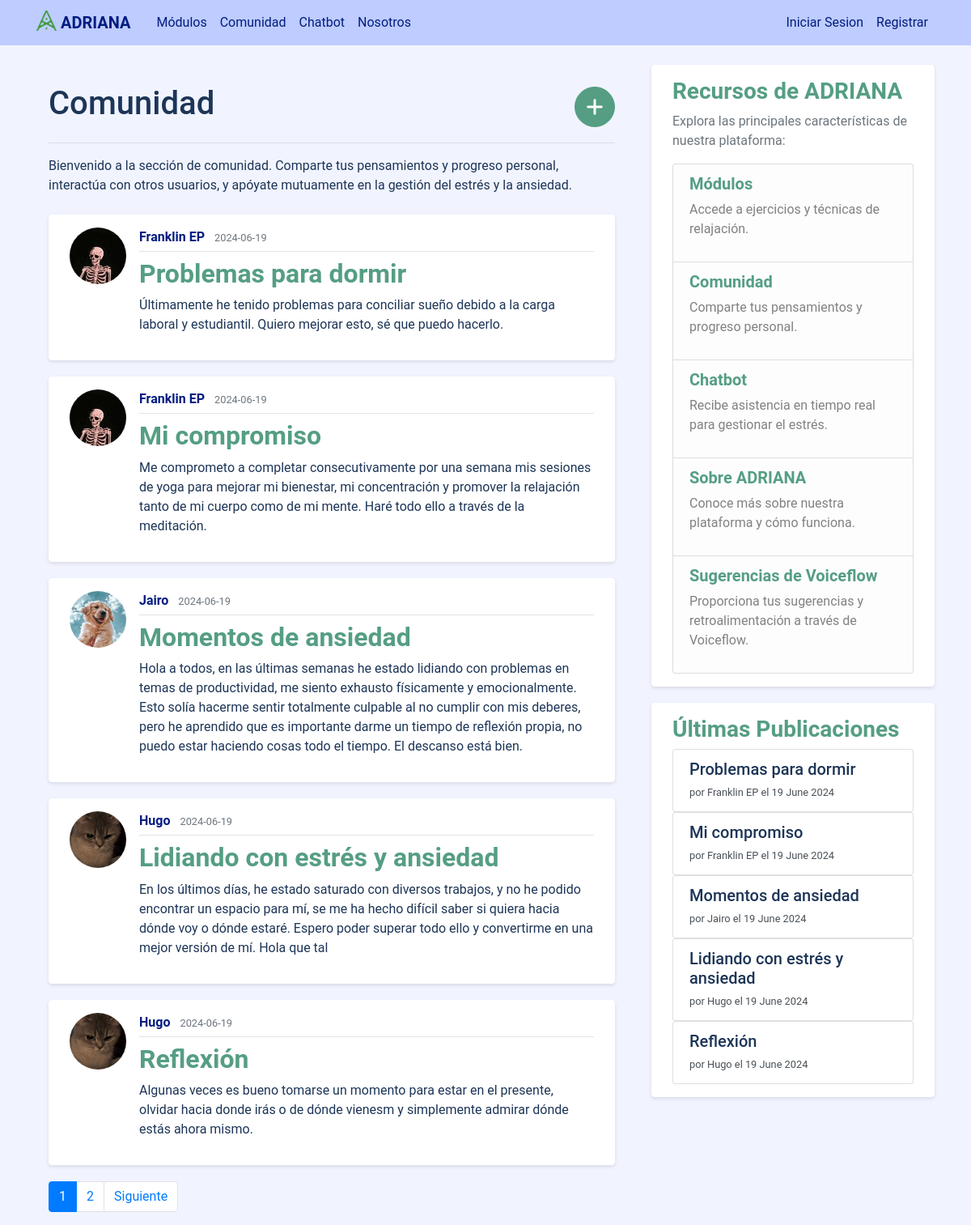
The page /home on the database its author committed.
### adriana_assistant/models.py (models this page shows, shortened)
class Post(db.Model):
    id = db.Column(db.Integer, primary_key=True)
    title = db.Column(db.String(100), nullable=False)
    date_posted = db.Column(db.DateTime, nullable=False, default=datetime.utcnow)
    content = db.Column(db.Text, nullable=False)
    user_id = db.Column(db.Integer, db.ForeignKey('user.id'), nullable=False)

class User(db.Model, UserMixin):
    id = db.Column(db.Integer, primary_key=True)
    username = db.Column(db.String(20), unique=True, nullable=False)
    email = db.Column(db.String(120), unique=True, nullable=False)
    image_file = db.Column(db.String(20), nullable=False, default='default.jpg')
    password = db.Column(db.String(60), nullable=False)
    posts = db.relationship('Post', backref='author', lazy=True)

### adriana_assistant/routes.py (the view)
@app.route("/")
@app.route("/home")
def home():
    page = request.args.get('page', 1, type=int)
    posts = Post.query.order_by(Post.date_posted.desc()).paginate(page=page, per_page=5)
    latest_posts = Post.query.order_by(Post.date_posted.desc()).limit(5).all()
    return render_template('home.html', posts=posts, latest_posts=latest_posts)

### adriana_assistant/templates/home.html (shortened to what this page needs)
{% extends "layout.html" %}
{% block content %}
<div class="container mt-4">
    <div class="d-flex justify-content-between align-items-center">
        <h1>Comunidad</h1>
        <a class="btn btn-primary btn-circle" href="{{ url_for('new_post') }}"><i class="fa-solid fa-plus" style="color:white"></i></a>
    </div>
    <hr>
    {% if posts.page == 1 %}
    <p class="mb-4">Bienvenido a la sección de comunidad. Comparte tus pensamientos y progreso personal, interactúa con otros usuarios, y apóyate mutuamente en la gestión del estrés y la ansiedad.</p>
    {% endif %}
    {% for post in posts.items %}
        <article class="media content-section">
          <img class="rounded-circle article-img" src="{{ url_for('static', filename='profile_pics/' + post.author.image_file) }}">
          <div class="media-body">
            <div class="article-metadata">
              <a class="mr-2 username" href="{{ url_for('user_posts', username=post.author.username) }}">{{ post.author.username }}</a>
              <small class="text-muted">{{ post.date_posted.strftime('%Y-%m-%d') }}</small>
            </div>
            <h2><a class="article-title" href="{{ url_for('post', post_id=post.id) }}">{{ post.title }}</a></h2>
            <p class="article-content">{{ post.content }}</p>
          </div>
        </article>
    {% endfor %}
    <nav aria-label="Paginación de publicaciones">
        <ul class="pagination">
          {% for page_num in posts.iter_pages(left_edge=1, right_edge=1, left_current=1, right_current=2) %}
            {% if page_num %}
              {% if posts.page == page_num %}
                <li class="page-item active"><a class="page-link" href="{{ url_for('home', page=page_num) }}">{{ page_num }}</a></li>
              {% else %}
                <li class="page-item"><a class="page-link" href="{{ url_for('home', page=page_num) }}">{{ page_num }}</a></li>
              {% endif %}
            {% else %}
              <li class="page-item disabled"><span class="page-link">...</span></li>
            {% endif %}
          {% endfor %}
          {% if posts.has_next %}
            <li class="page-item"><a class="page-link" href="{{ url_for('home', page=posts.next_num) }}">Siguiente</a></li>
          {% endif %}
        </ul>
    </nav>
</div>
{% endblock content %}

### adriana_assistant/templates/layout.html (shortened to what this page needs)
<!DOCTYPE html>
<html>
<head>
    <link rel="stylesheet" href="https://maxcdn.bootstrapcdn.com/bootstrap/4.0.0/css/bootstrap.min.css">
    <link rel="stylesheet" type="text/css" href="{{ url_for('static', filename='main.css') }}">
</head>
<body>
    <header class="site-header">
      <nav class="navbar navbar-expand-md navbar-dark bg-steel fixed-top">
        <div class="container">
          <a class="logo-nav navbar-brand mr-4" href="/">
            <img src="{{ url_for('static', filename='logo.png') }}" width="25" height="25" class="d-inline-block align-top" alt="Logo ADRIANA">
            <strong>ADRIANA</strong>
          </a>
          <div class="collapse navbar-collapse" id="navbarToggle">
            <div class="navbar-nav mr-auto">
                <a class="nav-item nav-link" href="{{ url_for('modules') }}">Módulos</a>
                <a class="nav-item nav-link" href="{{ url_for('home') }}">Comunidad</a>
                <a class="nav-item nav-link" href="{{ url_for('chatbot.chatbot') }}">Chatbot</a>
                <a class="nav-item nav-link" href="{{ url_for('about') }}">Nosotros</a>
            </div>
            <div class="navbar-nav">
              {% if current_user.is_authenticated %}
                <div class="nav-item dropdown">
                  <a class="nav-link dropdown-toggle" href="#" id="navbarDropdown" role="button" data-toggle="dropdown" aria-haspopup="true" aria-expanded="false">
                    <img src="{{ url_for('static', filename='profile_pics/' + current_user.image_file) }}" width="35" height="35" class="profile-img rounded-circle">
                    <strong>{{ current_user.username }}</strong>
                  </a>
                  <div class="dropdown-menu" aria-labelledby="navbarDropdown">
                    <a class="dropdown-item" href="{{ url_for('account') }}">Mi Perfil</a>
                    <div class="dropdown-divider"></div>
                    <a class="dropdown-item text-danger" href="{{ url_for('logout') }}">Cerrar Sesion</a>
                  </div>
                </div>
              {% else %}
                <a class="nav-item nav-link" href="{{ url_for('login') }}">Iniciar Sesion</a>
                <a class="nav-item nav-link" href="{{ url_for('register') }}">Registrar</a>
              {% endif %}
            </div>
          </div>
        </div>
      </nav>
    </header>
    <main role="main" class="container">
      <div class="row">
        <div class="col-md-8">
          {% block content %}{% endblock %}
        </div>
        <div class="col-md-4">
          <div class="content-section">
            <h3><strong>Recursos de ADRIANA</strong></h3>
            <p class='text-muted'>Explora las principales características de nuestra plataforma:</p>
            <ul class="list-group">
                <li class="list-group-item list-group-item-light">
                  <h5><a href="{{ url_for('modules') }}" class="highlight-link"><strong>Módulos</strong></a></h5>
                  <p>Accede a ejercicios y técnicas de relajación.</p>
                </li>
                <li class="list-group-item list-group-item-light">
                  <h5><a href="{{ url_for('home') }}" class="highlight-link"><strong>Comunidad</strong></a></h5>
                  <p>Comparte tus pensamientos y progreso personal.</p>
                </li>
                <li class="list-group-item list-group-item-light">
                  <h5><a href="{{ url_for('chatbot.chatbot') }}" class="highlight-link"><strong>Chatbot</strong></a></h5>
                  <p>Recibe asistencia en tiempo real para gestionar el estrés.</p>
                </li>
                <li class="list-group-item list-group-item-light">
                  <h5><a href="{{ url_for('about') }}" class="highlight-link"><strong>Sobre ADRIANA</strong></a></h5>
                  <p>Conoce más sobre nuestra plataforma y cómo funciona.</p>
                </li>
                <li class="list-group-item list-group-item-light">
                  <h5><a href="https://creator.voiceflow.com/prototype/664e59dbd188ab83e9a86d25" class="highlight-link" target="_blank"><strong>Sugerencias de Voiceflow</strong></a></h5>
                  <p>Proporciona tus sugerencias y retroalimentación a través de Voiceflow.</p>
                </li>
            </ul>
          </div>
          <div class="content-section mt-3">
            <h3><strong>Últimas Publicaciones</strong></h3>
            {% for post in latest_posts %}
                <div class="list-group">
                    <a href="{{ url_for('post', post_id=post.id) }}" class="list-group-item list-group-item-action">
                        <h5 class="mb-1">{{ post.title }}</h5>
                        <small>por {{ post.author.username }} el {{ post.date_posted.strftime('%d %B %Y') }}</small>
                    </a>
                </div>
            {% endfor %}
          </div>
        </div>
      </div>
    </main>
  </body>
</html>

### adriana_assistant/static/main.css (style rules this page uses)
body { background: #F1F4FF; color: #1D3557; font-family: 'Roboto', sans-serif; margin-top: 5rem; }
h1, h2, h3, h4, h5, h6 { color: #1D3557; font-weight: 500; }
.bg-steel { background-color: #BECCFF; }
.site-header .navbar-brand, .site-header .logo-nav { color: #001C81; }
.site-header .navbar-nav .nav-link { color: #001C81; }
.content-section { background: #FFFFFF; padding: 15px 25px; border: 1px solid #FFFFFF; border-radius: 4px; margin-bottom: 20px; box-shadow: 0 2px 4px rgba(0,0,0,0.1); }
.content-section h3 { color: #559e83; }
.content-section .list-group-item-light a { color: #559e83; text-decoration: none; }
.article-title { color: #559e83; font-weight: 600; }
.article-content { white-space: pre-line; }
.article-img { height: 70px; width: 70px; margin-right: 16px; border-radius: 4px; object-fit: cover; }
.article-metadata { padding-bottom: 5px; margin-bottom: 8px; border-bottom: 1px solid #e3e3e3; }
.article-metadata a { color: #001C81; }
.article-metadata .username { color: #001C81; font-weight: 700; }
.btn-primary { background-color: #559e83; border-color: #559e83; color: #fff; }
.btn-circle { width: 50px; height: 50px; padding: 10px; border-radius: 50%; font-size: 24px; line-height: 1.33; text-align: center; vertical-align: middle; display: inline-block; }

### rows shown on the page
Post: image_file (picture), author.username "Franklin EP", date_posted "2024-06-19", title "Problemas para dormir", content "Últimamente he tenido problemas para conciliar sueño debido a la carga laboral y estudiantil. Quiero mejorar esto, sé que puedo hacerlo.", date_posted "19 June 2024"
Post: image_file (picture), author.username "Franklin EP", date_posted "2024-06-19", title "Mi compromiso", content "Me comprometo a completar consecutivamente por una semana mis sesiones de yoga para mejorar mi bienestar, mi concentración y promover la relajación tanto de mi cuerpo como de mi mente. Haré todo ello a través de la meditación.", date_posted "19 June 2024"
Post: image_file (picture), author.username "Jairo", date_posted "2024-06-19", title "Momentos de ansiedad", content "Hola a todos, en las últimas semanas he estado lidiando con problemas en temas de productividad, me siento exhausto físicamente y emocionalmente. Esto solía hacerme sentir totalmente culpable al no cumplir con mis deberes, pero he aprendido que es importante darme un tiempo de reflexión propia, no puedo estar haciendo cosas todo el tiempo. El descanso está bien.", date_posted "19 June 2024"
Post: image_file (picture), author.username "Hugo", date_posted "2024-06-19", title "Lidiando con estrés y ansiedad", content "En los últimos días, he estado saturado con diversos trabajos, y no he podido encontrar un espacio para mí, se me ha hecho difícil saber si quiera hacia dónde voy o dónde estaré. Espero poder superar todo ello y convertirme en una mejor versión de mí. Hola que tal", date_posted "19 June 2024"
Post: image_file (picture), author.username "Hugo", date_posted "2024-06-19", title "Reflexión", content "Algunas veces es bueno tomarse un momento para estar en el presente, olvidar hacia donde irás o de dónde vienesm y simplemente admirar dónde estás ahora mismo.", date_posted "19 June 2024"

### other values the page prints
{{ page_num }} "1"
{{ page_num }} "2"
